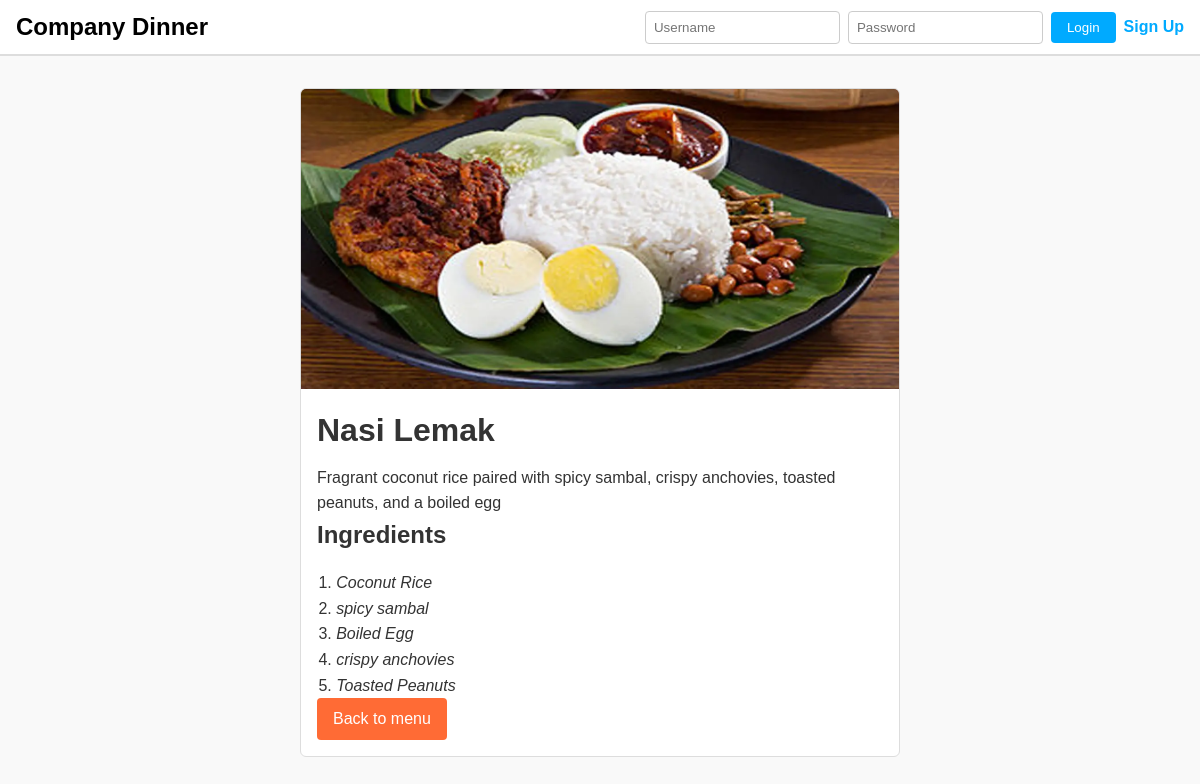
Page /food/3/ on the committed database.
### menu/models.py (models this page shows, shortened)
class Food(models.Model):
    name = models.CharField(max_length=100)
    description = models.TextField()
    image = models.ImageField(
        upload_to='food_images/',
        blank=True,
        null=True
    )

class Ingredient(models.Model):
    food = models.ForeignKey(Food, related_name='ingredients', on_delete=models.CASCADE)
    name = models.CharField(max_length=100)

### menu/views.py (the view)
# urls.py: path('food/<int:pk>/', views.food_detail, name='food_detail'),
def food_detail(request, pk):
    food = get_object_or_404(Food, pk=pk)
    has_voted_any = request.user.is_authenticated and Vote.objects.filter(user=request.user).exists()
    has_voted = has_voted_any and Vote.objects.filter(user=request.user, food=food).exists()
    return render(request, 'menu/food_detail.html', {
        'food': food,
        'has_voted_any': has_voted_any,
        'has_voted': has_voted,
    })

### menu/templates/menu/food_detail.html (shortened to what this page needs)
{% extends 'menu/base.html' %}
{% block content %}
<div class="details-container">
    <div class="details-header">
        <img src="{{ food.image.url }}" alt="{{ food.name }}">
    </div>
    <div class="details-body">
        <h1>{{ food.name }}</h1>
        <p>{{ food.description }}</p>
        <section>
            <h2>Ingredients</h2>
            <ol class="ingredients-list">
                {% for ing in food.ingredients.all %}
                <li><i>{{ ing.name }}</i></li>
                {% endfor %}
            </ol>
        </section>
        <div class="card-actions">
            <a href="{% url 'menu_list' %}" class="vote-btn">Back to menu</a>
        </div>
    </div>
</div>
{% endblock %}

### menu/templates/menu/base.html (shortened to what this page needs)
{% load static %}
<!DOCTYPE html>
<html lang="en">
<head>
  <link rel="stylesheet" href="{% static 'styles.css' %}">
</head>
<body>
  <nav class="navbar">
    <div class="container">
      <div class="logo">Company Dinner</div>
      {% if user.is_authenticated %}
      <div class="auth">
        Hello, {{ user.first_name }} | <a href="{% url 'logout' %}">Logout</a>
      </div>
      {% else %}
      <form action="{% url 'menu_list' %}" method="post" class="auth-form">
        <input type="text" name="username" placeholder="Username" required>
        <input type="password" name="password" placeholder="Password" required>
        <button type="submit" class="login-btn">Login</button>
        <a href="{% url 'signup' %}" class="signup-link">Sign Up</a>
      </form>
      {% endif %}
    </div>
  </nav>
  {% block content %}{% endblock %}
</body>
</html>

### menu/static/styles.css (style rules this page uses)
* { margin: 0; padding: 0; box-sizing: border-box; }
body { font-family: Arial, sans-serif; line-height: 1.6; background: #f9f9f9; color: #333; }
a { text-decoration: none; }
img { display: block; max-width: 100%; height: auto; }
.navbar { background: #fff; border-bottom: 2px solid #ddd; }
.navbar .container { max-width: 1200px; margin: 0 auto; display: flex; align-items: center; justify-content: space-between; padding: 0.5rem 1rem; }
.navbar .logo { font-size: 1.5rem; font-weight: bold; color: #000; }
.auth-form { display: flex; align-items: center; gap: 0.5rem; }
.auth-form input { padding: 0.5rem; border: 1px solid #ccc; border-radius: 4px; }
.auth-form .login-btn, .signup-btn { background: #00aaff; color: #fff; border: none; padding: 0.5rem 1rem; border-radius: 4px; cursor: pointer; }
.auth-form .signup-link { color: #00aaff; font-weight: bold; }
.card-actions { display: flex; justify-content: space-between; align-items: center; }
.vote-btn { display: inline-block; text-align: center; background: #ff6b35; color: #fff; border: none; padding: 0.5rem 1rem; border-radius: 4px; cursor: pointer; }
.details-container { max-width: 600px; margin: 2rem auto; background: #fff; border: 1px solid #ddd; border-radius: 6px; overflow: hidden; }
.details-header img { width: 100%; height: 300px; object-fit: cover; }
.details-body { padding: 1rem; }
.details-body h1 { margin-bottom: 0.5rem; }
.ingredients-list { margin-top: 1rem; padding-left: 1.2rem; }

### rows in the picture
Food: image (picture), name "Nasi Lemak", description "Fragrant coconut rice paired with spicy sambal, crispy anchovies, toasted peanuts, and a boiled egg"
Ingredient: name "Coconut Rice"
Ingredient: name "spicy sambal"
Ingredient: name "Boiled Egg"
Ingredient: name "crispy anchovies"
Ingredient: name "Toasted Peanuts"
